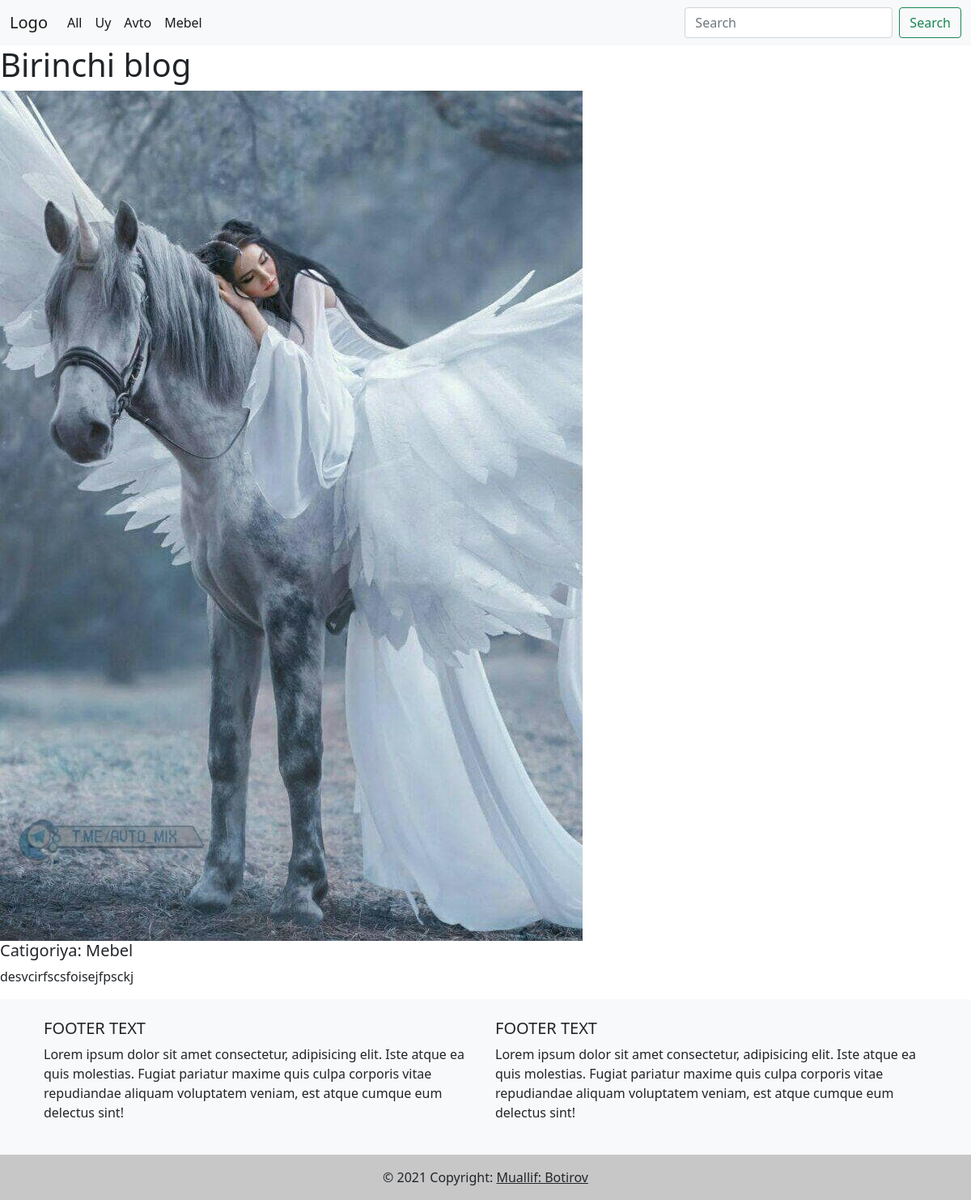
Screenshot of /Blog/1 with the database file from the repository.
### main/models.py (models this page shows, shortened)
class Catigory(models.Model):
    name=models.CharField(max_length=100)
    class Meta:
        verbose_name = "Catigory"
        verbose_name_plural = "Catigorys"
    def __str__(self):
        return self.name

class Blog(models.Model):
    title         = models.CharField(max_length=250)
    post_image    = models.ImageField(upload_to='blog_rasm')
    description   = models.TextField(max_length=250)
    categories    = models.ForeignKey(Catigory, on_delete=models.CASCADE,null=True)
    class Meta:
        verbose_name = ("Blog")
        verbose_name_plural = ("Blogs")

### main/views.py (the view)
# urls.py: path('Blog/<int:id>',views.detail_view,name='detail'),
def detail_view(request,id):
    blog_id = get_object_or_404(Blog, pk=id)
    categories = Catigory.objects.all()
    return render(request,'detail.html',{"Blog":blog_id,"categories":categories})

### templates/detail.html (shortened to what this page needs)
{% extends 'base.html' %}
{% block content %}
    <div class="top">
        <div class="title">
            <h1>{{ Blog.title }}</h1>
        </div>
    </div>
    <div class="mid">
        <div class="pic">
            <img src="{{ Blog.post_image.url }}" class="img-fluid" alt="{{ Blog.title }}">
        </div>
    </div>
    <div class="bot">
        <div class="category">
            <h5>Catigoriya: {{ Blog.categories }}</h5>
        </div>
        <div class="desc">
            <p>{{ Blog.description }}</p>
        </div>
    </div>
{%endblock%}

### templates/base.html (shortened to what this page needs)
<!DOCTYPE html>
<html lang="en">
	<head>
		<link
			href="https://cdn.jsdelivr.net/npm/bootstrap@5.0.1/dist/css/bootstrap.min.css"
			rel="stylesheet"
>
	</head>
	<body>
		<nav class="navbar navbar-expand-lg navbar-light bg-light">
			<div class="container-fluid">
				<a class="navbar-brand" href="{% url 'index' %}">Logo</a>
				<div class="collapse navbar-collapse" id="navbarSupportedContent">
					<ul class="navbar-nav me-auto mb-2 mb-lg-0">
						<li class="nav-item">
							<a class="nav-link active" aria-current="page" href="{% url 'index' %}">All</a>
						</li>
						{% for i in categories  %}
						<li class="nav-item">
							<a class="nav-link active" aria-current="page" href="{% url 'category' i.id %}">{{i.name}}</a>
						</li>
						{% endfor %}
					</ul>
					<form class="d-flex" method="GET" action="{% url 'search_view' %}">
						<input class="form-control me-2" name="query" type="search" placeholder="Search"
							aria-label="Search">
						<button class="btn btn-outline-success" type="submit">Search</button>
					</form>
				</div>
			</div>
		</nav>
        {%block content%}
        {%endblock%}
        <footer class="bg-light text-center text-lg-start">
            <div class="container p-4">
              <div class="row">
                <div class="col-lg-6 col-md-12 mb-4 mb-md-0">
                  <h5 class="text-uppercase">Footer text</h5>
                  <p>
                    Lorem ipsum dolor sit amet consectetur, adipisicing elit. Iste atque ea quis
                    molestias. Fugiat pariatur maxime quis culpa corporis vitae repudiandae
                    aliquam voluptatem veniam, est atque cumque eum delectus sint!
                  </p>
                </div>
                <div class="col-lg-6 col-md-12 mb-4 mb-md-0">
                  <h5 class="text-uppercase">Footer text</h5>
                  <p>
                    Lorem ipsum dolor sit amet consectetur, adipisicing elit. Iste atque ea quis
                    molestias. Fugiat pariatur maxime quis culpa corporis vitae repudiandae
                    aliquam voluptatem veniam, est atque cumque eum delectus sint!
                  </p>
                </div>
              </div>
            </div>
            <div class="text-center p-3" style="background-color: rgba(0, 0, 0, 0.2);">
              © 2021 Copyright:
              <a class="text-dark" href="https://t.me/INTILLEGENT">Muallif: Botirov</a>
            </div>
          </footer>
    </body>
</html>

### rows the page displays
Catigory: name "Uy"
Catigory: name "Avto"
Catigory: name "Mebel"
Blog: title "Birinchi blog", post_image (picture), categories "Mebel", description "desvcirfscsfoisejfpsckj"
